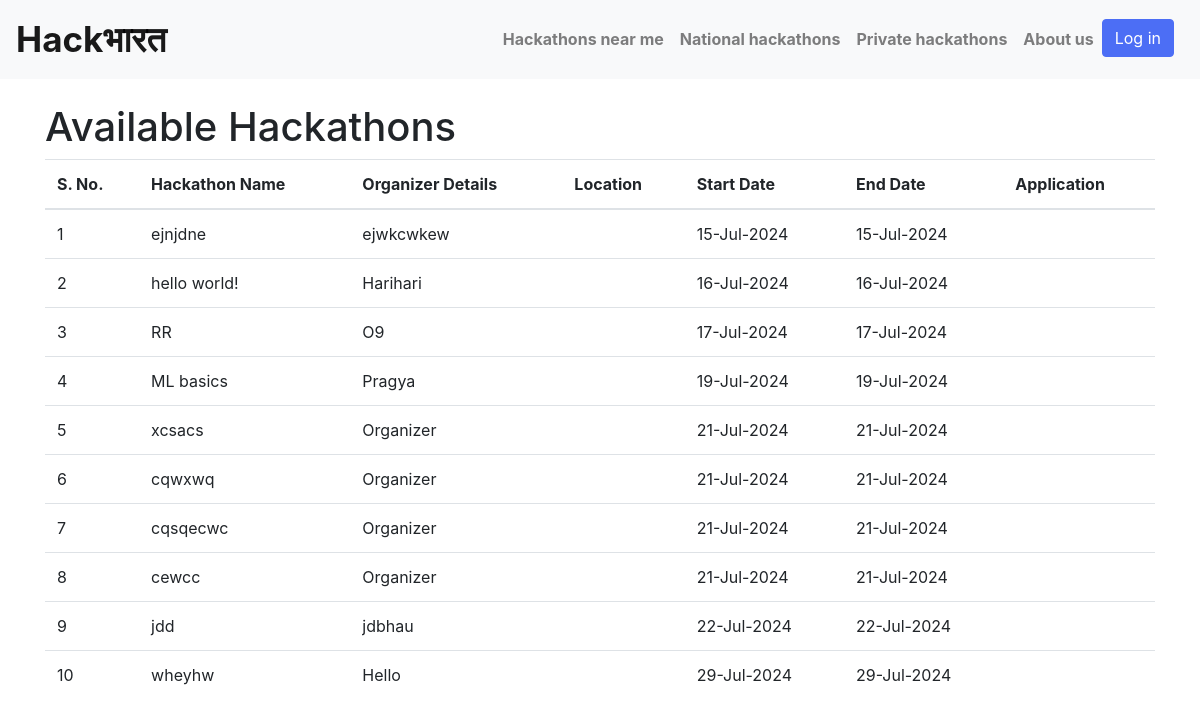
Page /hackathons/ on the earlier database version.
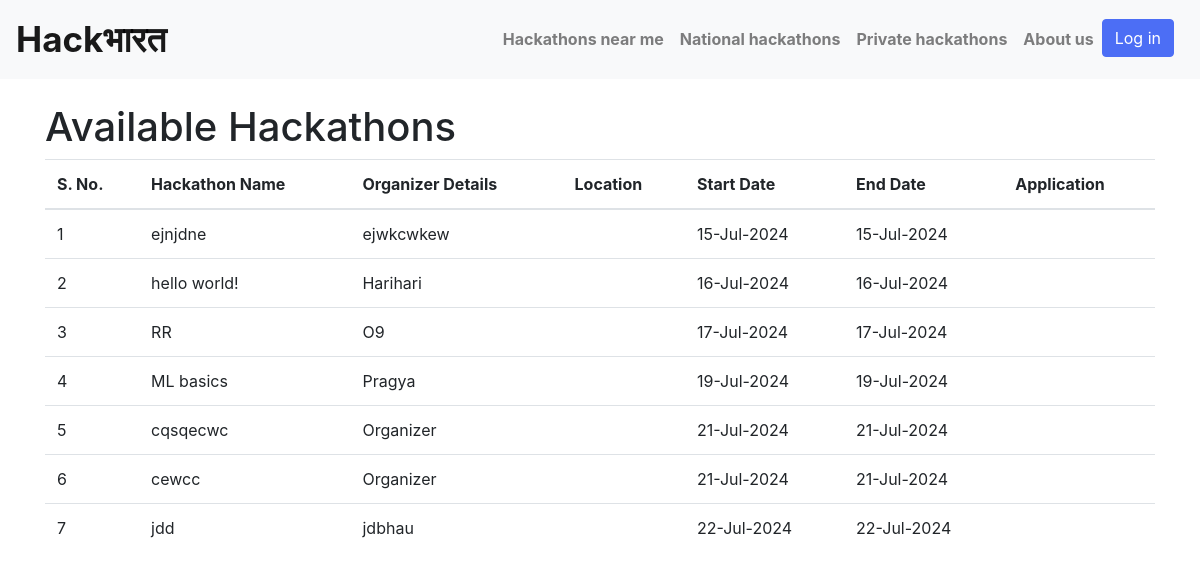
Same page on the later database version.
### students/models.py (models this page shows, shortened)
class Hackathon(models.Model):
    title = models.CharField(max_length=100)
    description = models.TextField()
    start_date = models.DateField(default=timezone.now)
    end_date = models.DateField(default=timezone.now)
    organizer = models.ForeignKey(Organizer, on_delete=models.CASCADE,default=1)

class Organizer(models.Model):
    user = models.OneToOneField(User, on_delete=models.CASCADE)
    def __str__(self):
        return self.user.username  # You can also use self.user.get_full_name() if full names are used

### students/views.py (the view)
# urls.py: path('hackathons/', views.hackathon_list, name='hackathon_list'),
def hackathon_list(request):
    hackathons = Hackathon.objects.all()  # Fetch all Hackathon objects
    return render(request, 'students/hackathon_list.html', {'hackathons': hackathons})

### students/templates/students/hackathon_list.html (shortened to what this page needs)
<!DOCTYPE html>
<html lang="en">
<head>
    <link href="https://stackpath.bootstrapcdn.com/bootstrap/4.5.2/css/bootstrap.min.css" rel="stylesheet">
</head>
<body>
    <nav class="navbar navbar-expand-lg navbar-light bg-light">
        {% if user.is_authenticated %}
            {% if user.student %}
                <a class="navbar-brand" href="{% url 'student_home' %}">Hackभारत</a>
            {% elif user.sponsor %}
                <a class="navbar-brand" href="{% url 'sponsor_home' %}">Hackभारत</a>
            {% else %}
                <a class="navbar-brand" href="{% url 'organizer_home' user.username %}">Hackभारत</a>
            {% endif %}
        {% else %}
            <a class="navbar-brand" href="{% url 'home' %}">Hackभारत</a>
        {% endif %}
        <div class="collapse navbar-collapse" id="navbarNav">
            <ul class="navbar-nav ml-auto">
                <li class="nav-item">
                    <a class="nav-link" href="#">Hackathons near me</a>
                </li>
                <li class="nav-item">
                    <a class="nav-link" href="#">National hackathons</a>
                </li>
                <li class="nav-item">
                    <a class="nav-link" href="#">Private hackathons</a>
                </li>
                <li class="nav-item">
                    <a class="nav-link" href="#">About us</a>
                </li>
                {% if user.is_authenticated %}
                    <li class="nav-item">
                        <form action="{% url 'logout' %}" method="post">
                            {% csrf_token %}
                            <button type="submit" class="btn btn-primary">Log out</button>
                        </form>
                    </li>
                {% else %}
                    <li class="nav-item">
                        <a class="btn btn-primary" href="{% url 'login' %}">Log in</a>
                    </li>
                {% endif %}
            </ul>
        </div>
    </nav>
    <div class="container mt-4">
        <h1>Available Hackathons</h1>
        <table class="table table-hover">
            <thead>
                <tr>
                    <th>S. No.</th>
                    <th>Hackathon Name</th>
                    <th>Organizer Details</th>
                    <th>Location</th>
                    <th>Start Date</th>
                    <th>End Date</th>
                    <th>Application</th>
                </tr>
            </thead>
            <tbody>
                {% for hackathon in hackathons %}
                    <tr>
                        <td>{{ forloop.counter }}</td>
                        <td>{{ hackathon.title }}</td>
                        <td>{{ hackathon.organizer }}</td>
                        <td>{{ hackathon.location }}</td>
                        <td>{{ hackathon.start_date|date:"d-M-Y" }}</td>
                        <td>{{ hackathon.end_date|date:"d-M-Y" }}</td>
                        <td>
                        </td>
                    </tr>
                {% endfor %}
            </tbody>
        </table>
    </div>
</body>
</html>

### students/templates/students/hackathon_list.html (style rules this page uses)
.navbar-brand { font-weight: bolder; font-size: 35px; }
.btn-primary { background-color: #4c6ef5; border-color: #4c6ef5; margin-right: 10px; }
.nav-link { color: #6c757d; font-weight: bold; }

Differences in the rows shown:
removed Hackathon: title "xcsacs", organizer "Organizer", start_date "21-Jul-2024", end_date "21-Jul-2024"
removed Hackathon: title "cqwxwq", organizer "Organizer", start_date "21-Jul-2024", end_date "21-Jul-2024"
removed Hackathon: title "wheyhw", organizer "Hello", start_date "29-Jul-2024", end_date "29-Jul-2024"
